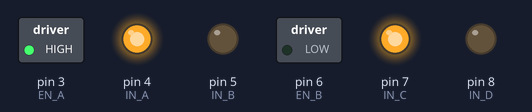
Recording of a sketch running on a simulated Arduino Uno, built with avr-gcc and run on an emulated ATmega328P. On the bench: switched loads named in the sketch (green lamp = pin HIGH), output pins drawn as LEDs (lit = HIGH).

Above: at 0.5 s.
At 2.5 s:
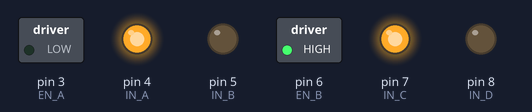
At 3.5 s:
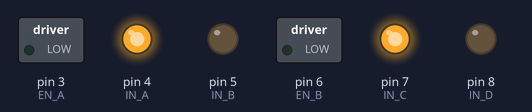
Timing chart, 0 to 5.2 s (numbered marks = the images above):
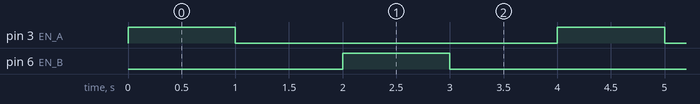

The sketch:

L298N_H_Bridge_example.ino
```cpp
/*
==========================================================================
  AIR Lab example. L298N H-Bridge, runs two vibration motors

  Wiring:

  ENA <-> pin 3
  INA <-> pin 4
  INB <-> pin 5
  ENB <-> pin 6
  INC <-> pin 7
  IND <-> pin 8

==========================================================================
*/

// Definitions Arduino pins connected to input H Bridge

// Output A-B (motor 1)
int EN_A = 3;
int IN_A = 4;
int IN_B = 5;

// Output A-B (motor 2)
int EN_B = 6;
int IN_C = 7;
int IN_D = 8;


void setup()
{
// Set the output pins for motor 1
pinMode(EN_A, OUTPUT);
pinMode(IN_A, OUTPUT);
pinMode(IN_B, OUTPUT);

// Set the output pins for motor 2
pinMode(EN_B, OUTPUT);
pinMode(IN_C, OUTPUT);
pinMode(IN_D, OUTPUT);

// initial state (ON) motor 1
digitalWrite(IN_A, HIGH);
digitalWrite(IN_B, LOW);

// initial state (ON) motor 2
digitalWrite(IN_C, HIGH);
digitalWrite(IN_D, LOW);
}


void loop()
{
// Motor 1
analogWrite(EN_A, 255); // set speed, val 0-255
delay(1000);
analogWrite(EN_A, 0);
delay(1000);

// Motor 2
analogWrite(EN_B, 255); // set speed, val 0-255
delay(1000);
analogWrite(EN_B, 0);
delay(1000);

}
```

Measured:
- by itself, pin 3 (EN_A), pin 6 (EN_B): alternates HIGH for 1.0 s and LOW for 3.0 s
- by itself, everything shown: repeats every 4.0 s, in 4 steps
